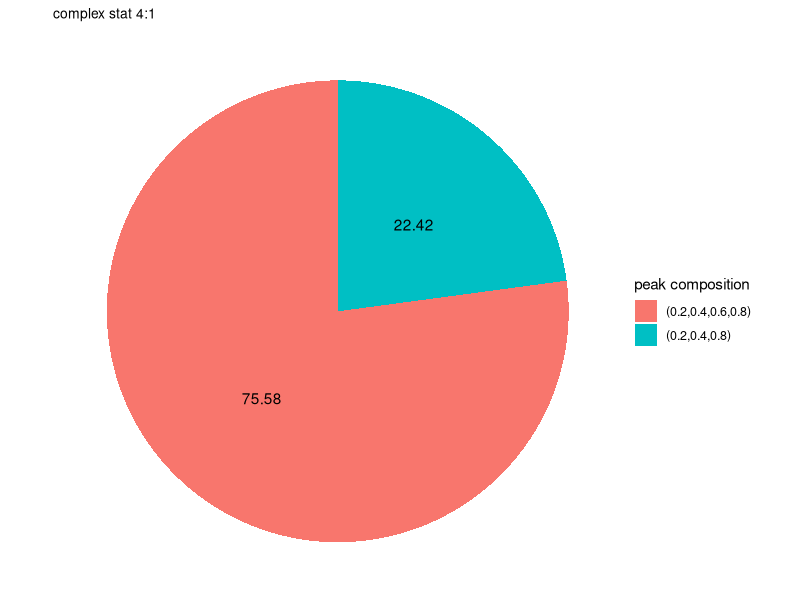
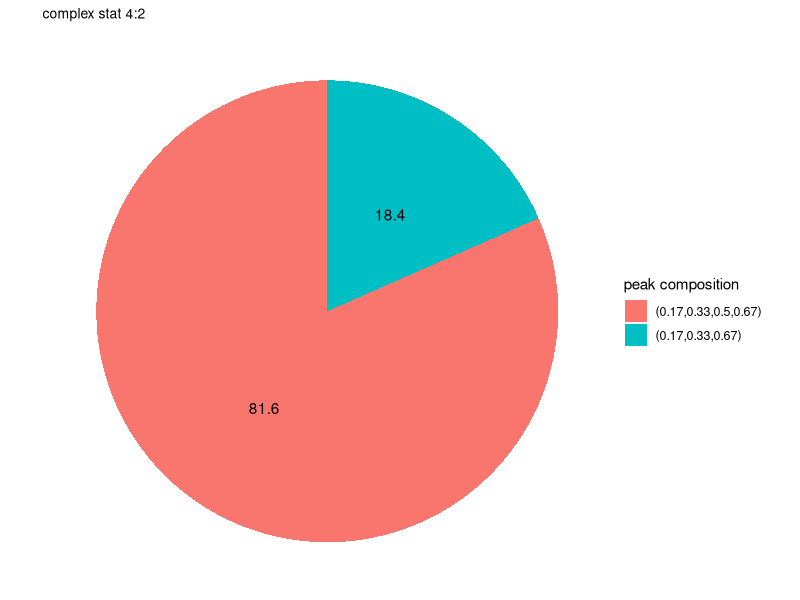
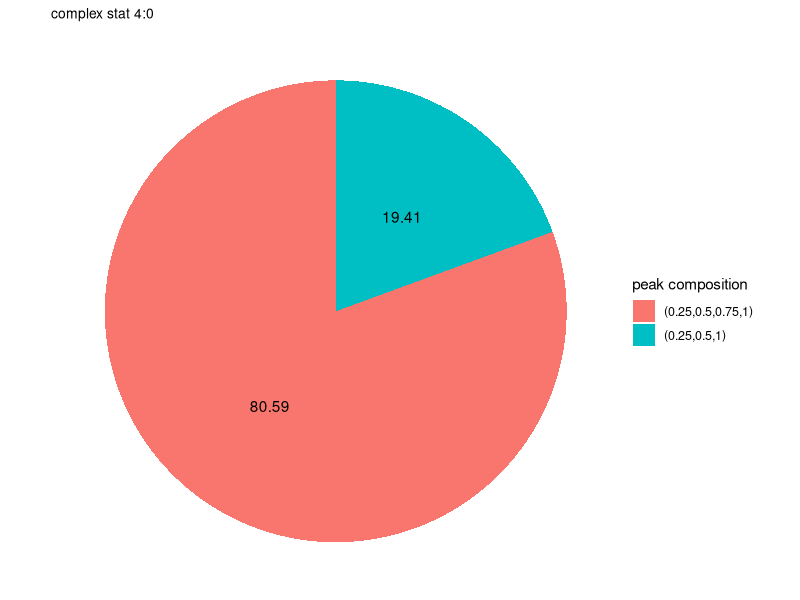
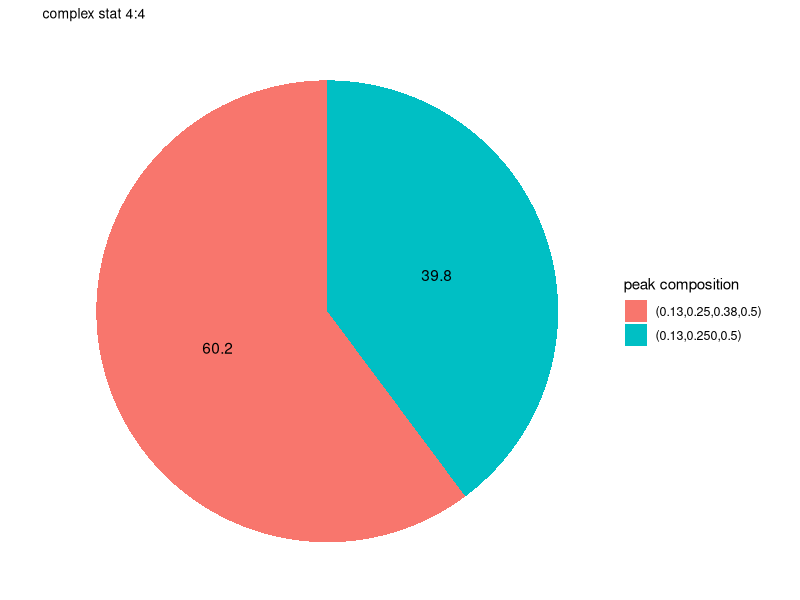
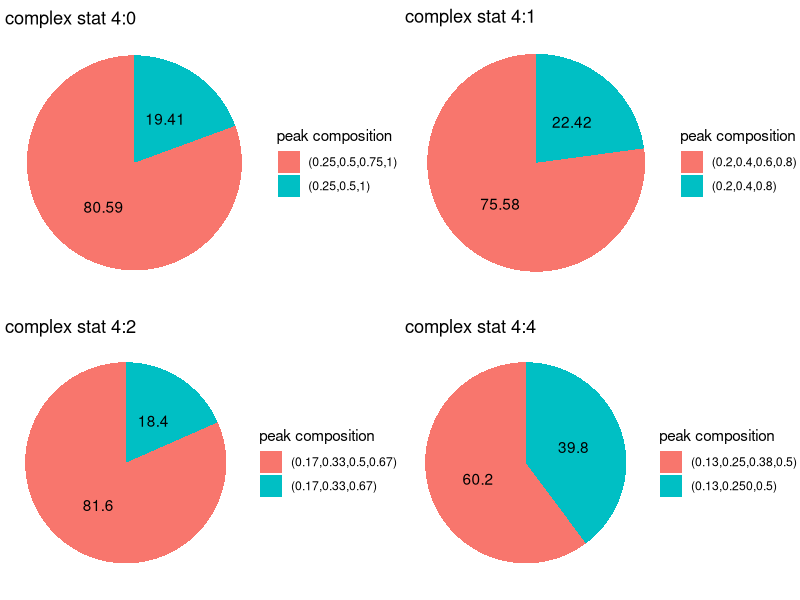
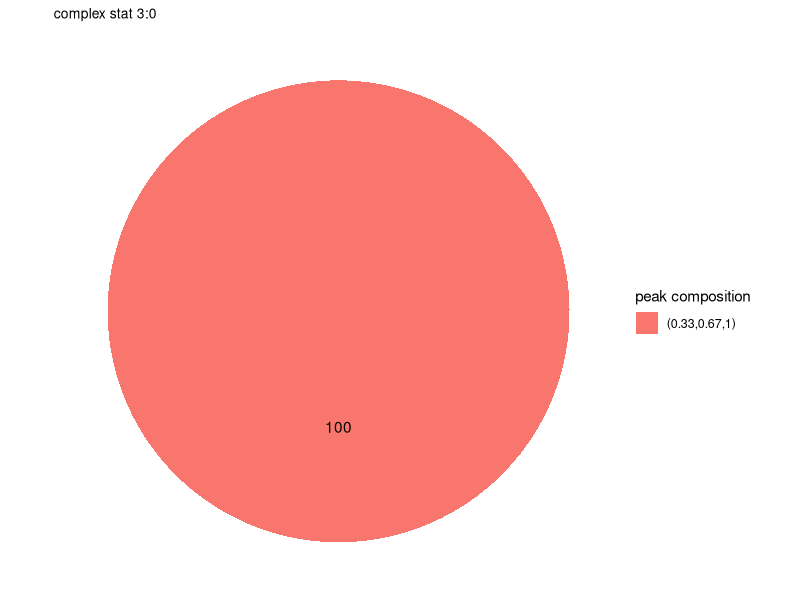
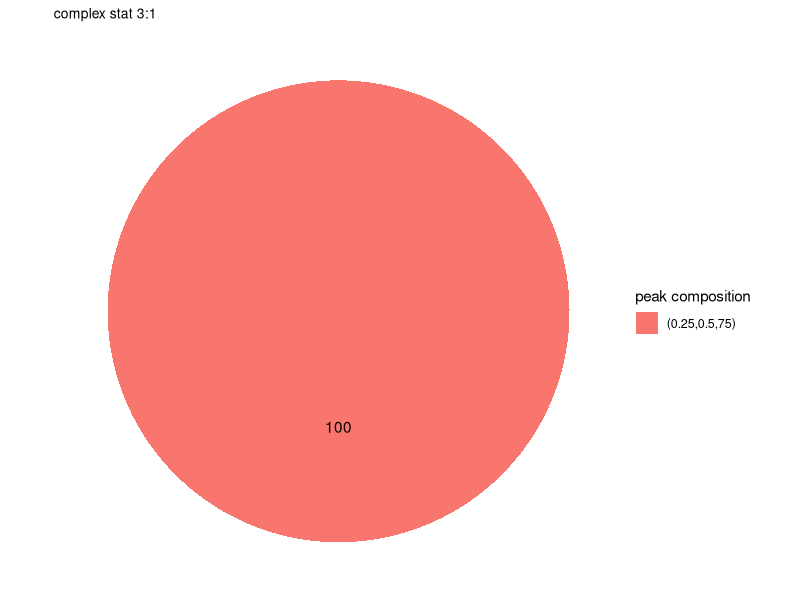
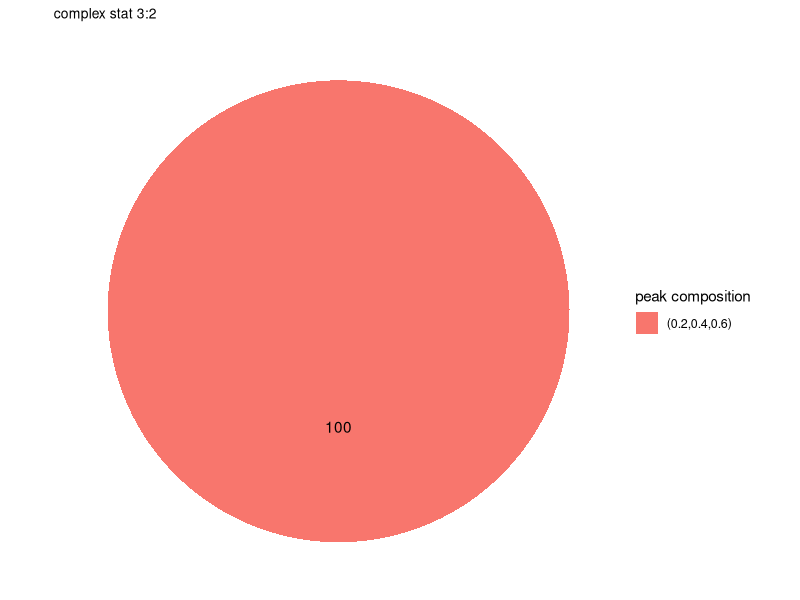

Generate these figures, in order, with R:
library(tidyverse)
library(caret)
library(ggplot2)
library(ggpubr)
df41<- data.frame(proportion=c(22.42,75.58),peak=c('(0.2,0.4,0.8)','(0.2,0.4,0.6,0.8)'))
df42<- data.frame(proportion=c(81.6,18.4),peak=c('(0.17,0.33,0.5,0.67)','(0.17,0.33,0.67)'))
df40<- data.frame(proportion=c(19.41,80.59),peak=c('(0.25,0.5,1)','(0.25,0.5,0.75,1)'))
df44<- data.frame(proportion=c(39.8,60.2),peak=c('(0.13,0.250,0.5)','(0.13,0.25,0.38,0.5)'))
df43<- data.frame(proportion=c(100),peak=c('(0.14,0.29,0.43,0.57)'))
df30<- data.frame(proportion=c(100),peak=c('(0.33,0.67,1)'))
df31<- data.frame(proportion=c(100),peak=c('(0.25,0.5,75)'))
df32<- data.frame(proportion=c(100),peak=c('(0.2,0.4,0.6)'))
df33<- data.frame(proportion=c(100),peak=c('(0.17,0.33,0.5)'))
df50<- data.frame(proportion=c(28.31,71.69),peak=c('(0.2,0.4,0.6,1)','(0.2,0.4,0.6,0.8,1)'))
df51<- data.frame(proportion=c(21.8,78.2),peak=c('(0.17,0.33,0.5,0.83)','(0.17,0.33,0.5,0.67,0.83)'))
df52<- data.frame(proportion=c(38.71,61.06,0.23),peak=c('(0.14,0.29,0.43,0.71)','(0.14,0.29,0.43,0.57,0.71)','(0.14,0.29,0.71)'))
df53<- data.frame(proportion=c(58.9,41.1),peak=c('(0.13,0.25,0.38,0.5,0.63)','(0.13,0.25,0.38,0.63)'))
df54<- data.frame(proportion=c(93.73,6.27),peak=c('(0.11,0.22,0.33,0.44,0.57)','(0.11,0.22,0.44,0.57)'))
df55<- data.frame(proportion=c(4.44,50,45.56),peak=c('(0.1,0.2,0.4,0.5)','(0.1,0.2,0.3,0.4,0.5)','(0.1,0.2,0.3,0.5)'))
#Proportion of trajectories that have the same peak composition for the
# Basic piechart
p1<-ggplot(df41, aes(x="", y=proportion, fill=peak)) +
  geom_bar(stat="identity", width=1) +
  coord_polar("y", start=0)+
  geom_text(aes(label = proportion),
            position = position_stack(vjust = 0.5))+
  ggtitle(label = " complex stat 4:1",
            )+labs(fill= "peak composition")+
  theme_void() # remove background, grid, numeric labels
p1+ theme(plot.title=element_text(size=10),legend.text=element_text(size=9))+ labs(fill= "peak composition")


#Proportion of trajectories that have the same peak composition for the
# Basic piechart
p2<-ggplot(df42, aes(x="", y=proportion, fill=peak)) +
  geom_bar(stat="identity", width=1) +
  coord_polar("y", start=0)+
  geom_text(aes(label = proportion),
            position = position_stack(vjust = 0.5))+
  ggtitle(label = " complex stat 4:2",
  )+labs(fill= "peak composition")+
  theme_void() # remove background, grid, numeric labels
p2+ theme(plot.title=element_text(size=10),legend.text=element_text(size=9))+ labs(fill= "peak composition")


#Proportion of trajectories that have the same peak composition for the
# Basic piechart
p3<-ggplot(df40, aes(x="", y=proportion, fill=peak)) +
  geom_bar(stat="identity", width=1) +
  coord_polar("y", start=0)+
  geom_text(aes(label = proportion),
            position = position_stack(vjust = 0.5))+
  ggtitle(label = " complex stat 4:0",
  )+labs(fill= "peak composition")+
  theme_void() # remove background, grid, numeric labels
p3+ theme(plot.title=element_text(size=10),legend.text=element_text(size=9))+ labs(fill= "peak composition")


p4<-ggplot(df44, aes(x="", y=proportion, fill=peak)) +
  geom_bar(stat="identity", width=1) +
  coord_polar("y", start=0)+
  geom_text(aes(label = proportion),
            position = position_stack(vjust = 0.5))+
  ggtitle(label = " complex stat 4:4",
  )+labs(fill= "peak composition")+
  theme_void() # remove background, grid, numeric labels
p4+ theme(plot.title=element_text(size=10),legend.text=element_text(size=9))+ labs(fill= "peak composition")


ggarrange(p3,p1, p2,p4,
          ncol = 2, nrow = 2)



#Proportion of trajectories that have the same peak composition for the
# Basic piechart
p5<-ggplot(df30, aes(x="", y=proportion, fill=peak)) +
  geom_bar(stat="identity", width=1) +
  coord_polar("y", start=0)+
  geom_text(aes(label = proportion),
            position = position_stack(vjust = 0.5))+
  ggtitle(label = " complex stat 3:0",
  )+labs(fill= "peak composition")+
  theme_void() # remove background, grid, numeric labels
p5+ theme(plot.title=element_text(size=10),legend.text=element_text(size=9))+ labs(fill= "peak composition")


#Proportion of trajectories that have the same peak composition for the
# Basic piechart
p6<-ggplot(df31, aes(x="", y=proportion, fill=peak)) +
  geom_bar(stat="identity", width=1) +
  coord_polar("y", start=0)+
  geom_text(aes(label = proportion),
            position = position_stack(vjust = 0.5))+
  ggtitle(label = " complex stat 3:1",
  )+labs(fill= "peak composition")+
  theme_void() # remove background, grid, numeric labels
p6+ theme(plot.title=element_text(size=10),legend.text=element_text(size=9))+ labs(fill= "peak composition")


#Proportion of trajectories that have the same peak composition for the
# Basic piechart
p7<-ggplot(df32, aes(x="", y=proportion, fill=peak)) +
  geom_bar(stat="identity", width=1) +
  coord_polar("y", start=0)+
  geom_text(aes(label = proportion),
            position = position_stack(vjust = 0.5))+
  ggtitle(label = " complex stat 3:2",
  )+labs(fill= "peak composition")+
  theme_void() # remove background, grid, numeric labels
p7+ theme(plot.title=element_text(size=10),legend.text=element_text(size=9))+ labs(fill= "peak composition")


p8<-ggplot(df33, aes(x="", y=proportion, fill=peak)) +
  geom_bar(stat="identity", width=1) +
  coord_polar("y", start=0)+
  geom_text(aes(label = proportion),
            position = position_stack(vjust = 0.5))+
  ggtitle(label = " complex stat 3:3",
  )+labs(fill= "peak composition")+
  theme_void() # remove background, grid, numeric labels
p8+ theme(plot.title=element_text(size=10),legend.text=element_text(size=9))+ labs(fill= "peak composition")


ggarrange(p5,p6, p7,p8,
          ncol = 2, nrow = 2)




#Proportion of trajectories that have the same peak composition for the
# Basic piechart
p9<-ggplot(df50, aes(x="", y=proportion, fill=peak)) +
  geom_bar(stat="identity", width=1) +
  coord_polar("y", start=0)+
  geom_text(aes(label = proportion),
            position = position_stack(vjust = 0.5))+
  ggtitle(label = " complex stat 5:0",
  )+labs(fill= "peak composition")+
  theme_void() # remove background, grid, numeric labels
p9+ theme(plot.title=element_text(size=10),legend.text=element_text(size=9))+ labs(fill= "peak composition")


#Proportion of trajectories that have the same peak composition for the
# Basic piechart
p10<-ggplot(df51, aes(x="", y=proportion, fill=peak)) +
  geom_bar(stat="identity", width=1) +
  coord_polar("y", start=0)+
  geom_text(aes(label = proportion),
            position = position_stack(vjust = 0.5))+
  ggtitle(label = " complex stat 5:1",
  )+labs(fill= "peak composition")+
  theme_void() # remove background, grid, numeric labels
p10+ theme(plot.title=element_text(size=10),legend.text=element_text(size=9))+ labs(fill= "peak composition")


#Proportion of trajectories that have the same peak composition for the
# Basic piechart
p11<-ggplot(df52, aes(x="", y=proportion, fill=peak)) +
  geom_bar(stat="identity", width=1) +
  coord_polar("y", start=0)+
  geom_text(aes(label = proportion),
            position = position_stack(vjust = 0.5))+
  ggtitle(label = " complex stat 5:2",
  )+labs(fill= "peak composition")+
  theme_void() # remove background, grid, numeric labels
p11+ theme(plot.title=element_text(size=10),legend.text=element_text(size=9))+ labs(fill= "peak composition")


p12<-ggplot(df53, aes(x="", y=proportion, fill=peak)) +
  geom_bar(stat="identity", width=1) +
  coord_polar("y", start=0)+
  geom_text(aes(label = proportion),
            position = position_stack(vjust = 0.5))+
  ggtitle(label = " complex stat 5:3",
  )+labs(fill= "peak composition")+
  theme_void() # remove background, grid, numeric labels
p12+ theme(plot.title=element_text(size=10),legend.text=element_text(size=9))+ labs(fill= "peak composition")

p13<-ggplot(df43, aes(x="", y=proportion, fill=peak)) +
  geom_bar(stat="identity", width=1) +
  coord_polar("y", start=0)+
  geom_text(aes(label = proportion),
            position = position_stack(vjust = 0.5))+
  ggtitle(label = " complex stat 4:3",
  )+labs(fill= "peak composition")+
  theme_void() # remove background, grid, numeric labels
p13+ theme(plot.title=element_text(size=10),legend.text=element_text(size=9))+ labs(fill= "peak composition")

p11

ggarrange(p13,p9,p10,p12,
          ncol = 2, nrow = 2)



p14<-ggplot(df54, aes(x="", y=proportion, fill=peak)) +
  geom_bar(stat="identity", width=1) +
  coord_polar("y", start=0)+
  geom_text(aes(label = proportion),
            position = position_stack(vjust = 0.5))+
  ggtitle(label = " complex stat 5:4",
  )+labs(fill= "peak composition")+
  theme_void() # remove background, grid, numeric labels
p14+ theme(plot.title=element_text(size=10),legend.text=element_text(size=9))+ labs(fill= "peak composition")

p15<-ggplot(df55, aes(x="", y=proportion, fill=peak)) +
  geom_bar(stat="identity", width=1) +
  coord_polar("y", start=0)+
  geom_text(aes(label = proportion),
            position = position_stack(vjust = 0.5))+
  ggtitle(label = " complex stat 5:5",
  )+labs(fill= "peak composition")+
  theme_void() # remove background, grid, numeric labels
p15+ theme(plot.title=element_text(size=10),legend.text=element_text(size=9))+ labs(fill= "peak composition")



ggarrange(p11,p14,p15,
          ncol = 2, nrow = 2)










